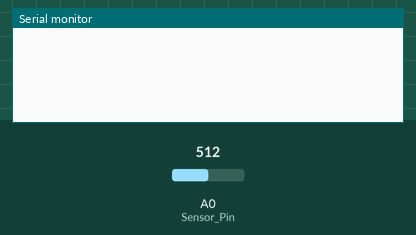
The sketch below on a simulated Arduino Uno, built with avr-gcc and run on an emulated ATmega328P. Parts: the last lines printed to the serial monitor. Inputs (shaded band) come from the test bench; at power-on: A0 (Sensor_Pin) = 512.

Above: at 1.2 s.
1.3 s: A0 (Sensor_Pin) set to 716
At 3.2 s:
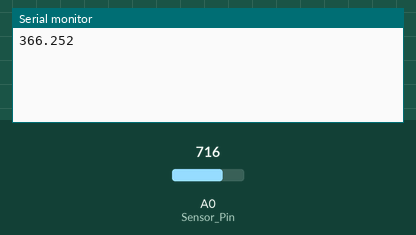
3.5 s: A0 (Sensor_Pin) set to 900
At 5.3 s:
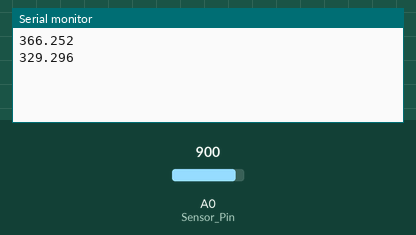
Timing chart, 0 to 6.8 s (numbered marks = the images above; inputs shaded):
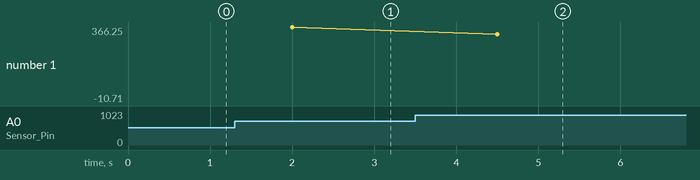

Measured:
- after the input at 1.3 s, the serial monitor: prints a new line after 0.70 s (image 1)
- after the input at 3.5 s, the serial monitor: prints a new line after 1.0 s (image 2)

The sketch:

Sensors.ino.ino
```cpp
#include <math.h>

int pinOut = 0;
String readString = "";
String onStr = "ON";
String offStr = "OFF";
int reads = 0;
double wattHrs = 0.0;
const int analogIn = A0;
int mVperAmp = 66; // use 100 for 20A Module and 66 for 30A Module
int RawValue= 0;
int ACSoffset = 2500;
double Voltage = 0;
double Amps = 0;
const int Sensor_Pin = A0;
unsigned int Sensitivity = 185;   // 185mV/A for 5A, 100 mV/A for 20A and 66mV/A for 30A Module
float Vpp = 0; // peak-peak voltage
float Vrms = 0; // rms voltage
float Irms = 0; // rms current
float Supply_Voltage = 233.0;           // reading from DMM
float Vcc = 5.0;         // ADC reference voltage // voltage at 5V pin
float power = 0;         // power in watt
float Wh =0 ;             // Energy in kWh
unsigned long last_time =0;
unsigned long current_time =0;
unsigned long interval = 100;
unsigned int calibration = 100;  // V2 slider calibrates this
unsigned int pF = 85;           // Power Factor default 95
float bill_amount = 0;   // 30 day cost as present energy usage incl approx PF
unsigned int energyTariff = 8.0;

int val = 0;


void getACS712() {  // for AC
  Vpp = getVPP();
  Vrms = (Vpp/2.0) *0.707;
  Vrms = Vrms - (calibration / 10000.0);     // calibtrate to zero with slider
  Irms = (Vrms * 1000)/Sensitivity ;
  if((Irms > -0.015) && (Irms < 0.008)){  // remove low end chatter
    Irms = 0.0;
  }
  power= (Supply_Voltage * Irms) * (pF / 100.0);
  last_time = current_time;
  current_time = millis();
  Wh = Wh+  power *(( current_time -last_time) /3600000.0) ; // calculating energy in Watt-Hour
  bill_amount = Wh * (energyTariff/1000);
  Serial.println(String(power, 3));

}

float getVPP()
{
  float result;
  int readValue;
  int maxValue = 0;
  int minValue = 1024;
  uint32_t start_time = millis();
  while((millis()-start_time) < 2000) //read every 0.95 Sec
  {
     readValue = analogRead(Sensor_Pin);
     if (readValue > maxValue)
     {
         maxValue = readValue;
     }
     if (readValue < minValue)
     {
         minValue = readValue;
     }
  }
   result = ((maxValue - minValue) * Vcc) / 1024.0;
   return result;
 }

void setup() {
  Serial.begin(9600);
  pinMode(pinOut, OUTPUT);
  digitalWrite(pinOut, HIGH);
}
void loop() {
  if (Serial.available() > 0) {
      while (Serial.available()) {
        delay(3);  //delay to allow buffer to fill
        if (Serial.available() >0) {
          char c = Serial.read();  //gets one byte from serial buffer
          if(c != '\n') readString += c; //makes the string readString
        }
      }

      if (readString.length() >0) {
        //Serial.println(readString);
        if(readString == onStr) {
          digitalWrite(pinOut, HIGH);
          //Serial.println("Writing high");
        }
        else if(readString == offStr) {
          digitalWrite(pinOut, LOW);
          //Serial.println("Writing low");
        }
      }
      readString = "";
  }

 getACS712();
  delay(500);
}
```
